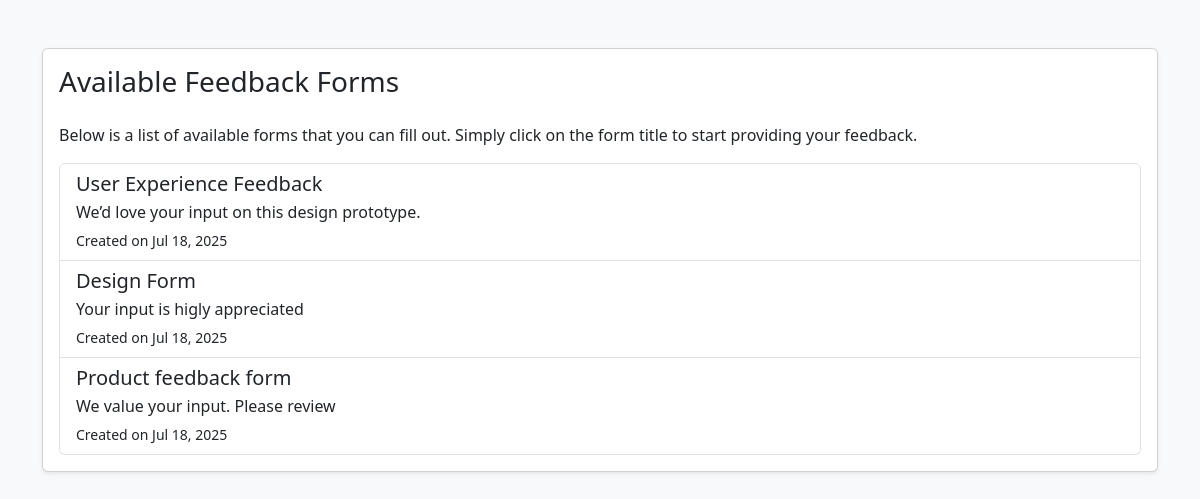
Page /forms.php on the committed database.
### tables this page shows
CREATE TABLE `feedback_forms` (
  `id` int(11) NOT NULL,
  `title` varchar(255) NOT NULL,
  `description` text DEFAULT NULL,
  `created_at` timestamp NOT NULL DEFAULT current_timestamp()
);

### forms.php (the view, shortened to what this page needs)
<?php
require_once 'db.php';
$forms = $conn->query("SELECT * FROM feedback_forms ORDER BY created_at DESC");
?>
<!DOCTYPE html>
<html lang="en">
<head>
  <link href="https://cdn.jsdelivr.net/npm/bootstrap@5.3.0/dist/css/bootstrap.min.css" rel="stylesheet">
</head>
<body class="bg-light">
<div class="container mt-5">
  <div class="card shadow-sm">
    <div class="card-body">
      <h3 class="card-title mb-4">Available Feedback Forms</h3>
      <p class="card-text">Below is a list of available forms that you can fill out. Simply click on the form title to start providing your feedback.</p>
      <div class="list-group">
        <?php while ($row = $forms->fetch_assoc()): ?>
          <a href="form.php?id=<?= $row['id'] ?>" class="list-group-item list-group-item-action">
            <h5 class="mb-1"><?= htmlspecialchars($row['title']) ?></h5>
            <p class="mb-1"><?= nl2br(htmlspecialchars($row['description'])) ?></p>
            <small>Created on <?= date("M d, Y", strtotime($row['created_at'])) ?></small>
          </a>
        <?php endwhile; ?>
      </div>
    </div>
  </div>
</div>
</body>
</html>

### rows in the picture
feedback_forms: title "User Experience Feedback", description "We’d love your input on this design prototype.", created_at "Jul 18, 2025"
feedback_forms: title "Design Form", description "Your input is higly appreciated", created_at "Jul 18, 2025"
feedback_forms: title "Product feedback form", description "We value your input. Please review", created_at "Jul 18, 2025"
